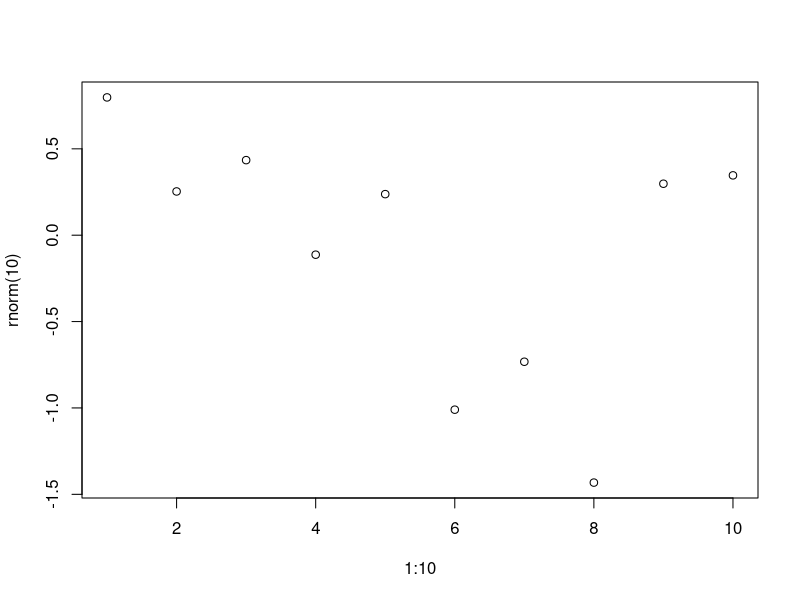
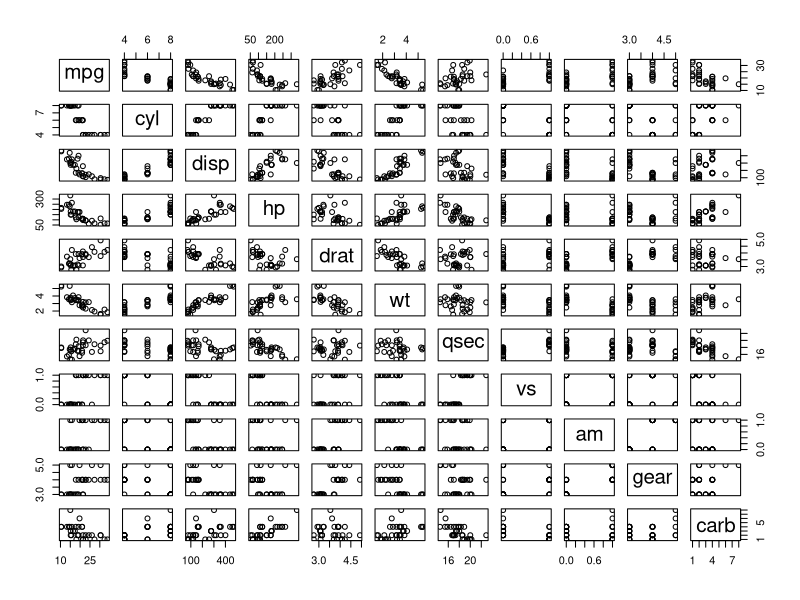
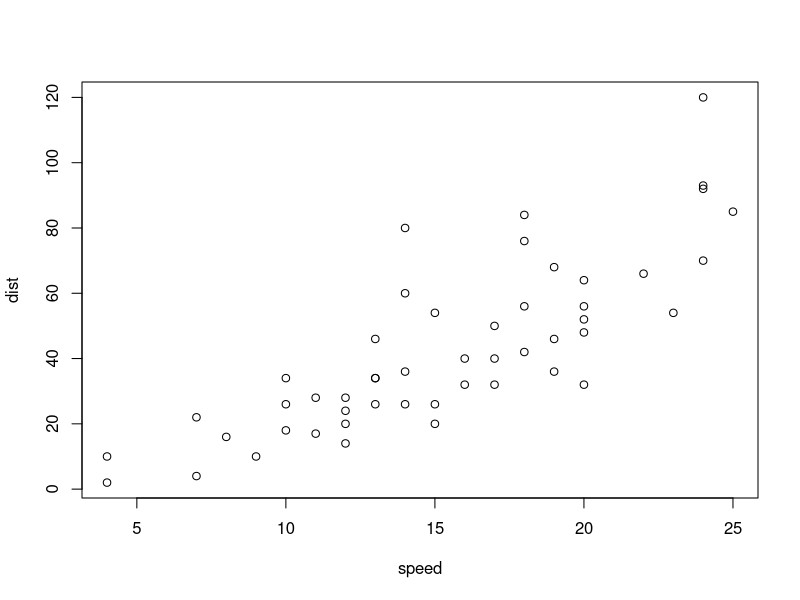

These figures' R source, in order:
## ---- chunk 1
#| label: fig-basic
#| fig-cap: Simple demo R plot
plot(1:10, rnorm(10))
## ---- chunk 2
#| fig-cap:
#|   - Caption for first plot
#|   - Caption for second plot
#| lightbox:
#|   group: cars
#|   description:
#|     - This is the description for the first graph
#|     - This is the description for the second graph
plot(mtcars)
plot(cars)
